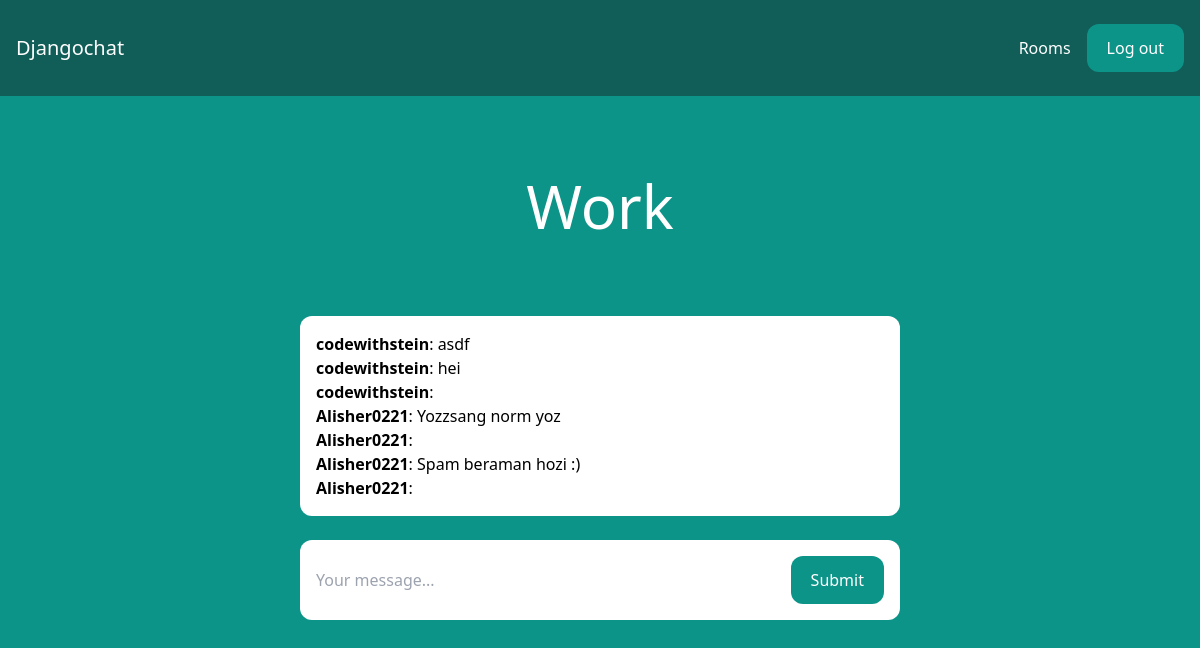
/rooms/work/ (signed in), run on the app's committed database.
### room/models.py (models this page shows, shortened)
class Room(models.Model):
    name = models.CharField(max_length=255)
    slug = models.SlugField(unique=True)

class Message(models.Model):
    room = models.ForeignKey(Room, related_name='messages', on_delete=models.CASCADE)
    user = models.ForeignKey(User, related_name='messages', on_delete=models.CASCADE)
    content = models.TextField()
    date_added = models.DateTimeField(auto_now_add=True)
    class Meta:
        ordering = ('date_added',)

### room/views.py (the view)
# urls.py: path('rooms/', include('room.urls')),
@login_required
def room(request, slug):
    room = Room.objects.get(slug=slug)
    messages = Message.objects.filter(room=room)[0:25]
    return render(request, 'room/room.html', {'room': room, 'messages': messages})

### room/templates/room/room.html (shortened to what this page needs)
{% extends 'core/base.html' %}
{% block content %}
<div class="p-10 lg:p-20 text-center">
    <h1 class="text-3xl lg:text-6xl text-white">{{ room.name }}</h1>
</div>
<div class="lg:w-2/4 mx-4 lg:mx-auto p-4 bg-white rounded-xl">
    <div class="chat-messages space-y-3" id="chat-messages">
        {% for m in messages %}<b>{{ m.user.username }}</b>: {{ m.content }}<br>{% endfor %}
    </div>
</div>
<div class="lg:w-2/4 mt-6 mx-4 lg:mx-auto p-4 bg-white rounded-xl">
    <form method="post" action="." class="flex">
        <input type="text" name="content" class="flex-1 mr-3" placeholder="Your message..." id="chat-message-input">
        <button
            class="px-5 py-3 rounded-xl text-white bg-teal-600 hover:bg-teal-700"
            id="chat-message-submit"
        >Submit</button>
    </form>
</div>
{% endblock %}

### core/templates/core/base.html (shortened to what this page needs)
<!DOCTYPE html>
<html>
    <head>
        <script src="https://cdn.tailwindcss.com"></script>
    </head>
    <body class="bg-teal-600">
        <nav class="flex items-center justify-between px-4 py-6 bg-teal-800">
            <div>
                <a href="/" class="text-xl text-white">Djangochat</a>
            </div>
            <div class="flex items-center space-x-4">
                {% if request.user.is_authenticated %}
                    <a href="/rooms/" class="text-white hover:text-gray-200">Rooms</a>
                    <a href="/logout/" class="px-5 py-3 rounded-xl text-white bg-teal-600 hover:bg-teal-700">Log out</a>
                {% else %}
                    <a href="/login/" class="text-white hover:text-gray-200">Log in</a>
                    <a href="/signup/" class="px-5 py-3 rounded-xl text-white bg-teal-600 hover:bg-teal-700">Sign up</a>
                {% endif %}
            </div>
        </nav>
        {% block content %}
        {% endblock %}
    </body>
</html>

### data on the page
Room: name "Work"
Message: user.username "codewithstein", content "asdf"
Message: user.username "codewithstein", content "hei"
Message: user.username "codewithstein"
Message: user.username "Alisher0221", content "Yozzsang norm yoz"
Message: user.username "Alisher0221"
Message: user.username "Alisher0221", content "Spam beraman hozi :)"
Message: user.username "Alisher0221"
